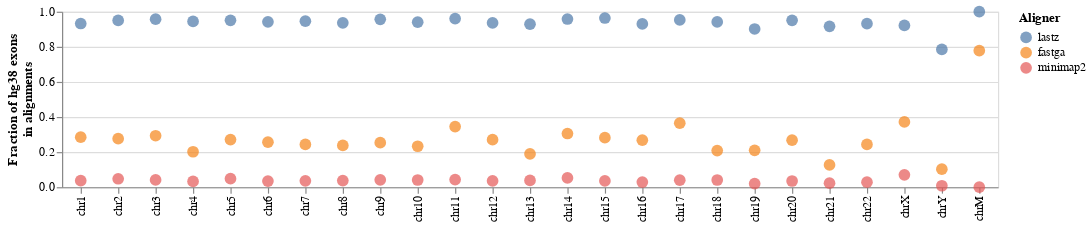

This figure's notebook cell:
### Code cell
alt.Chart(data).mark_circle(size=100).encode(
    x=alt.X('chr:O',sort=chr_order, title=None),
    y=alt.Y('value:Q',title=['Fraction of hg38 exons','in alignments']),
    color=alt.Color('variable:N',sort=['lastz','fastga','minimap2'],title='Aligner'),
).properties(
    width=800,  # Set width of the chart
    height=150,  # Set height of the chart,
)

### Figure 1 — Vega-Lite specification as saved in the notebook (floating-point values rounded to 4 significant figures)
{"config": {"view": {"continuousWidth": 400, "continuousHeight": 300}}, "data": {"name": "data-cf1efd99a2012b4e26f24ad6fee41237"}, "mark": {"type": "circle", "size": 100}, "encoding": {"color": {"field": "variable", "sort": ["lastz", "fastga", "minimap2"], "title": "Aligner", "type": "nominal"}, "x": {"field": "chr", "sort": ["chr1", "chr2", "chr3", "chr4", "chr5", "chr6", "chr7", "chr8", "chr9", "chr10", "chr11", "chr12", "chr13", "chr14", "chr15", "chr16", "chr17", "chr18", "chr19", "chr20", "chr21", "chr22", "chrX", "chrY", "chrM"], "title": null, "type": "ordinal"}, "y": {"field": "value", "title": ["Fraction of hg38 exons", "in alignments"], "type": "quantitative"}}, "height": 150, "width": 800, "$schema": "https://vega.github.io/schema/vega-lite/v4.17.0.json", "datasets": {"data-cf1efd99a2012b4e26f24ad6fee41237": [{"chr": "chr1", "variable": "fastga", "value": 0.2849}, {"chr": "chr10", "variable": "fastga", "value": 0.2334}, {"chr": "chr11", "variable": "fastga", "value": 0.3457}, {"chr": "chr12", "variable": "fastga", "value": 0.2707}, {"chr": "chr13", "variable": "fastga", "value": 0.1894}, {"chr": "chr14", "variable": "fastga", "value": 0.3059}, {"chr": "chr15", "variable": "fastga", "value": 0.2821}, {"chr": "chr16", "variable": "fastga", "value": 0.268}, {"chr": "chr17", "variable": "fastga", "value": 0.3647}, {"chr": "chr18", "variable": "fastga", "value": 0.2086}, {"chr": "chr19", "variable": "fastga", "value": 0.2098}, {"chr": "chr2", "variable": "fastga", "value": 0.2766}, {"chr": "chr20", "variable": "fastga", "value": 0.2677}, {"chr": "chr21", "variable": "fastga", "value": 0.1271}, {"chr": "chr22", "variable": "fastga", "value": 0.2439}, {"chr": "chr3", "variable": "fastga", "value": 0.2933}, {"chr": "chr4", "variable": "fastga", "value": 0.202}, {"chr": "chr5", "variable": "fastga", "value": 0.2713}, {"chr": "chr6", "variable": "fastga", "value": 0.2566}, {"chr": "chr7", "variable": "fastga", "value": 0.2439}, {"chr": "chr8", "variable": "fastga", "value": 0.238}, {"chr": "chr9", "variable": "fastga", "value": 0.2538}, {"chr": "chrM", "variable": "fastga", "value": 0.7778}, {"chr": "chrX", "variable": "fastga", "value": 0.3717}, {"chr": "chrY", "variable": "fastga", "value": 0.1025}, {"chr": "chr1", "variable": "lastz", "value": 0.9326}, {"chr": "chr10", "variable": "lastz", "value": 0.9404}, {"chr": "chr11", "variable": "lastz", "value": 0.9609}, {"chr": "chr12", "variable": "lastz", "value": 0.9362}, {"chr": "chr13", "variable": "lastz", "value": 0.9287}, {"chr": "chr14", "variable": "lastz", "value": 0.9583}, {"chr": "chr15", "variable": "lastz", "value": 0.964}, {"chr": "chr16", "variable": "lastz", "value": 0.9305}, {"chr": "chr17", "variable": "lastz", "value": 0.9533}, {"chr": "chr18", "variable": "lastz", "value": 0.9418}, {"chr": "chr19", "variable": "lastz", "value": 0.9016}, {"chr": "chr2", "variable": "lastz", "value": 0.9503}, {"chr": "chr20", "variable": "lastz", "value": 0.9507}, {"chr": "chr21", "variable": "lastz", "value": 0.9164}, {"chr": "chr22", "variable": "lastz", "value": 0.9319}, {"chr": "chr3", "variable": "lastz", "value": 0.9572}, {"chr": "chr4", "variable": "lastz", "value": 0.9444}, {"chr": "chr5", "variable": "lastz", "value": 0.9507}, {"chr": "chr6", "variable": "lastz", "value": 0.9423}, {"chr": "chr7", "variable": "lastz", "value": 0.9459}, {"chr": "chr8", "variable": "lastz", "value": 0.9369}, {"chr": "chr9", "variable": "lastz", "value": 0.9564}, {"chr": "chrM", "variable": "lastz", "value": 1.0}, {"chr": "chrX", "variable": "lastz", "value": 0.9221}, {"chr": "chrY", "variable": "lastz", "value": 0.7851}, {"chr": "chr1", "variable": "minimap2", "value": 0.03727}, {"chr": "chr10", "variable": "minimap2", "value": 0.04102}, {"chr": "chr11", "variable": "minimap2", "value": 0.04354}, {"chr": "chr12", "variable": "minimap2", "value": 0.03574}, {"chr": "chr13", "variable": "minimap2", "value": 0.03851}, {"chr": "chr14", "variable": "minimap2", "value": 0.0529}, {"chr": "chr15", "variable": "minimap2", "value": 0.03572}, {"chr": "chr16", "variable": "minimap2", "value": 0.02918}, {"chr": "chr17", "variable": "minimap2", "value": 0.03983}, {"chr": "chr18", "variable": "minimap2", "value": 0.04099}, {"chr": "chr19", "variable": "minimap2", "value": 0.02037}, {"chr": "chr2", "variable": "minimap2", "value": 0.04805}, {"chr": "chr20", "variable": "minimap2", "value": 0.0353}, {"chr": "chr21", "variable": "minimap2", "value": 0.02291}, {"chr": "chr22", "variable": "minimap2", "value": 0.02855}, {"chr": "chr3", "variable": "minimap2", "value": 0.04167}, {"chr": "chr4", "variable": "minimap2", "value": 0.033}, {"chr": "chr5", "variable": "minimap2", "value": 0.04851}, {"chr": "chr6", "variable": "minimap2", "value": 0.03467}, {"chr": "chr7", "variable": "minimap2", "value": 0.03615}, {"chr": "chr8", "variable": "minimap2", "value": 0.03803}, {"chr": "chr9", "variable": "minimap2", "value": 0.04205}, {"chr": "chrM", "variable": "minimap2", "value": 0.0}, {"chr": "chrX", "variable": "minimap2", "value": 0.07074}, {"chr": "chrY", "variable": "minimap2", "value": 0.008264}]}}
